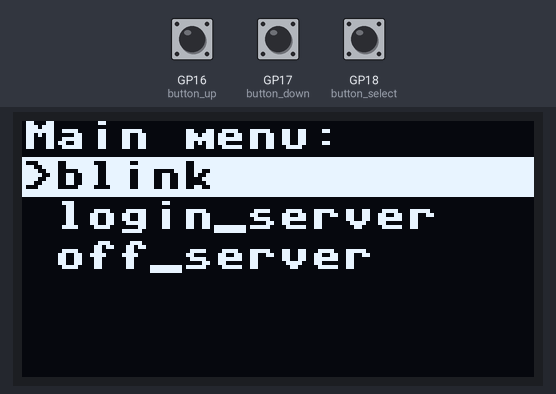
The program below on a simulated Raspberry Pi Pico running MicroPython. On the bench: 128×64 one-colour display. The inputs (shaded band) are chosen by the test bench; at power-on: GP17 (button_down) HIGH, GP16 (button_up) HIGH, GP18 (button_select) HIGH. Library files of the repository ran but are not shown: ssd1306.py.

Above: at 1.2 s.
1.3 s: GP17 (button_down) pulled LOW for 0.15 s
At 2.5 s:
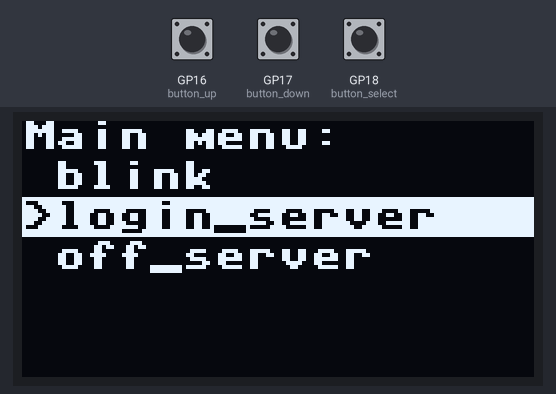
2.9 s: GP17 (button_down) pulled LOW for 1 s
At 3.4 s:
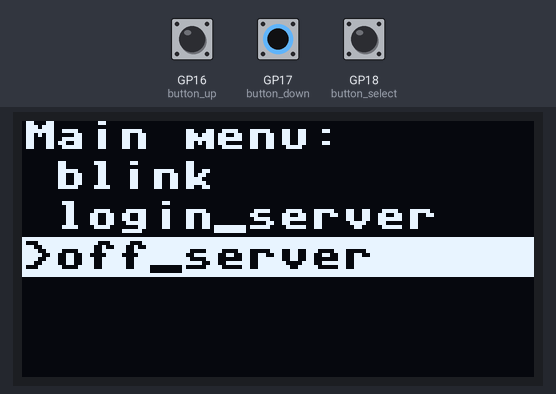
Timing chart, 0 to 5.9 s (numbered marks = the images above; inputs shaded):
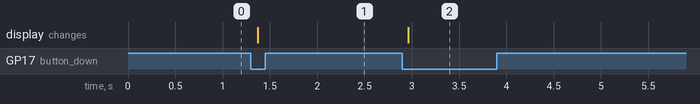

The program:

main.py
```python
import time
from machine import Pin, I2C
import ssd1306

from pins import BUTTON_UP_PIN, BUTTON_DOWN_PIN, BUTTON_SELECT_PIN, I2C_SDA_PIN, I2C_SCL_PIN
from utils.menu_utils import draw_list_menu, draw_script_running_menu
from utils.files_utils import get_scripts

button_up = Pin(BUTTON_UP_PIN, Pin.IN, Pin.PULL_UP)
button_down = Pin(BUTTON_DOWN_PIN, Pin.IN, Pin.PULL_UP)
button_select = Pin(BUTTON_SELECT_PIN, Pin.IN, Pin.PULL_UP)

i2c = I2C(0, sda=Pin(I2C_SDA_PIN), scl=Pin(I2C_SCL_PIN), freq=400000)
display = ssd1306.SSD1306_I2C(128, 64, i2c)

options = get_scripts()

selected = 0
active_button = None

start_index = 0
stop_index = 5

start_index, stop_index = draw_list_menu(display, options, selected, start_index, stop_index)

while True:
    if active_button is None:
        if button_up.value() == 0:
            time.sleep_ms(30)

            if button_up.value() == 0:
                if selected > 0:
                    selected -= 1
                    start_index, stop_index = draw_list_menu(display, options, selected, start_index, stop_index)

                active_button = button_up

        if button_down.value() == 0:
            time.sleep_ms(30)

            if button_down.value() == 0:
                if selected < len(options) - 1:
                    selected += 1
                    start_index, stop_index = draw_list_menu(display, options, selected, start_index, stop_index)

                active_button = button_down

        if button_select.value() == 0:
            time.sleep_ms(30)

            if button_select.value() == 0:
                module = __import__(f"scripts.{options[selected]}", None, None, ["main"])
                module.main(display, button_select, options, options[selected])

                active_button = button_select

    else:
        if active_button.value() == 1:
            active_button = None

    time.sleep_ms(30)
```

pins.py
```python
BUTTON_UP_PIN = 16
BUTTON_DOWN_PIN = 17
BUTTON_SELECT_PIN = 18

I2C_SDA_PIN = 0
I2C_SCL_PIN = 1
```

menu_utils.py
```python
from ssd1306 import SSD1306_I2C


def draw_list_menu(display: SSD1306_I2C, options: list[str], selected: int, start_index: int, stop_index: int):
    if selected >= stop_index:
        start_index += 1
        stop_index += 1

    if selected < start_index:
        start_index -= 1
        stop_index -= 1

    display.fill(0)

    display.text("Main menu: ", 0, 0)

    for i, option in enumerate(options[start_index:stop_index]):
        x = 8
        y = 10 + i * 10
        text = option

        if len(option) > 15:
            truncated_text = option[0:15]
            text = truncated_text[:-2] + ".."

        if selected - start_index == i:
            display.fill_rect(0, y - 1, 128, 10, 1)
            display.text(">", 0, y, 0)
            display.text(text, x, y, 0)
        else:
            display.text(text, x, y, 1)

    display.show()

    return start_index, stop_index


def draw_script_running_menu(display: SSD1306_I2C, name: str):
    display.fill(0)

    text = f"RUN: {name}"

    if len(text) > 14:
        truncated_text = text[0:15]
        text = truncated_text[:-2] + ".."

    y = 28
    x = (128 - len(text) * 8) // 2

    display.text(text, x, y, 1)

    exit_text = "[ Exit ]"
    exit_x = (128 - len(exit_text) * 8) // 2
    exit_y = y + 8 + 8 # 8px is text height and 8px margin

    display.fill_rect(exit_x, exit_y - 1, len(exit_text) * 8, 10, 1)
    display.text(exit_text, exit_x, exit_y, 0)

    display.show()
```

files_utils.py
```python
import os


def get_scripts():
    scripts = []

    for file in os.listdir("scripts"):
        name = file.rsplit(".", 1)[0]
        scripts.append(name)

    return scripts
```

Measured:
- after the input at 1.3 s, the display: changes after 0.07 s (image 1)
- after the input at 2.9 s, the display: changes after 0.06 s (image 2)
